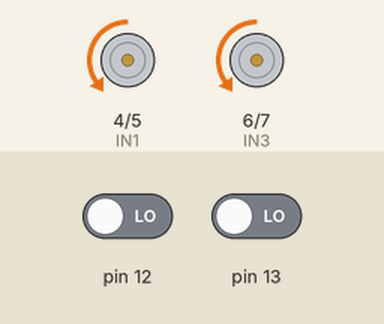
Bench run of a sketch on a simulated Arduino Uno, built with avr-gcc and run on an emulated ATmega328P. Parts: motor-driver pin pairs drawn as motors (green arrow = first pin HIGH = forward, orange = second pin HIGH = backward, longer = more drive, scaled by the enable pin). The inputs (shaded band) are chosen by the test bench; at power-on: pin 12 LOW, pin 13 LOW.

Above: at 1.2 s.
1.3 s: pin 12 driven HIGH
At 2.5 s:
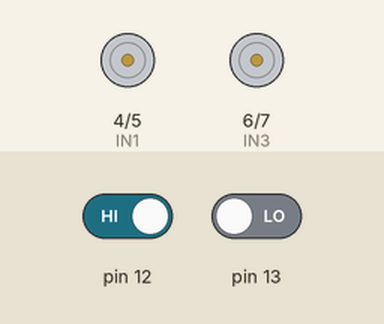
2.8 s: pin 12 driven LOW
At 3.7 s:
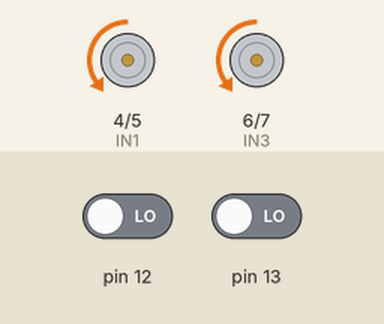
Timing chart, 0 to 5.8 s (numbered marks = the images above; inputs shaded):
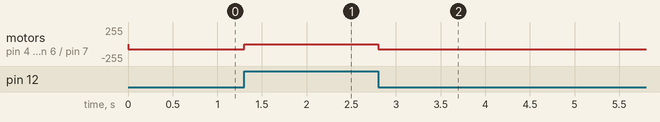

Measured:
- after the input at 1.3 s, motor on pin 4 (IN1) / pin 5 (IN2), motor on pin 6 (IN3) / pin 7 (IN4): backward 80/255 → stopped at once
- after the input at 2.8 s, motor on pin 4 (IN1) / pin 5 (IN2), motor on pin 6 (IN3) / pin 7 (IN4): stopped → backward 80/255 at once

The sketch:

Line_folowing_car.ino
```cpp
int IN1 = 4;
int IN2 = 5;
int IN3 = 6;
int IN4 = 7;
int ENA = 9;
int ENB = 10;
int right;
int left;

void setup() {
  // put your setup code here, to run once:
Serial.begin(9600);
pinMode(IN1,OUTPUT);
pinMode(IN2,OUTPUT);
pinMode(IN3,OUTPUT);
pinMode(IN4,OUTPUT);

pinMode(12,INPUT);
pinMode(13,INPUT);

}

void loop() {
  // put your main code here, to run repeatedly:

right=digitalRead(12);
left=digitalRead(13);

//Stop
if(left=1 and right==1){
    analogWrite(ENA,0);
    analogWrite(ENB,0);
    digitalWrite(IN1,LOW);
    digitalWrite(IN2,LOW);
    digitalWrite(IN3,LOW);
    digitalWrite(IN4,LOW);
}

//Foward
else if(left==0 and right==0){
    analogWrite(ENA,80);
    analogWrite(ENB,80);
    digitalWrite(IN1,LOW);
    digitalWrite(IN2,HIGH);
    digitalWrite(IN3,LOW);
    digitalWrite(IN4,HIGH);
}


//Right
else if(left==0 and right==1){
    analogWrite(ENA,250);
    analogWrite(ENB,250);
    digitalWrite(IN1,LOW);
    digitalWrite(IN2,HIGH);
    digitalWrite(IN3,HIGH);
    digitalWrite(IN4,LOW);
}

//left
else if(left==1 and right==0){
    analogWrite(ENA,250);
    analogWrite(ENB,250);
    digitalWrite(IN1,HIGH);
    digitalWrite(IN2,LOW);
    digitalWrite(IN3,LOW);
    digitalWrite(IN4,HIGH);
}

}
```
